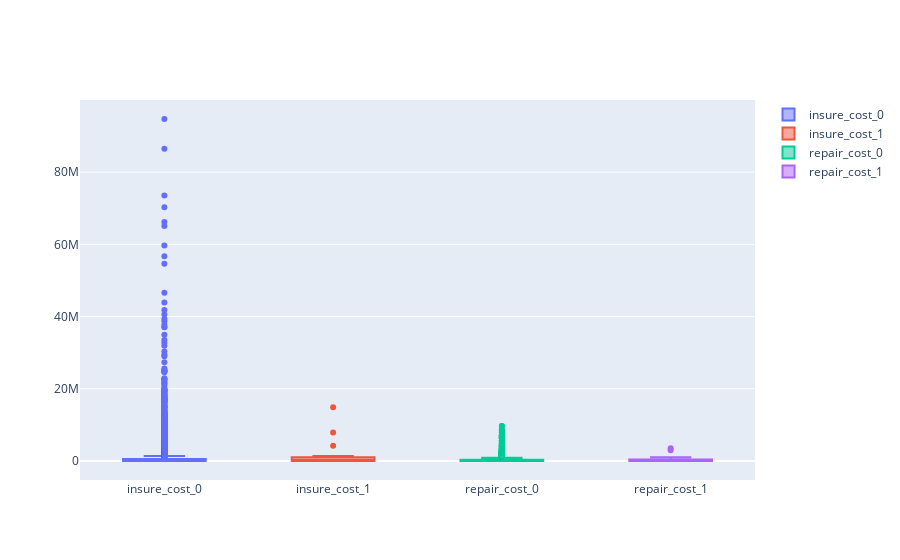

Write notebook code for a chart like this one.
### Markdown cell above
### 4. remove outlier

### Code cell
# 사기 데이터라 비용이 fraud가 이상치에서 발생했나 보려고 fraud YN 에 따라 plot 따로 그려봄
import plotly.graph_objects as go

fig = go.Figure()
fig.add_trace(go.Box(y = train_df[train_df['fraud_YN']==0]['insure_cost'], name = 'insure_cost_0'))
fig.add_trace(go.Box(y = train_df[train_df['fraud_YN']==1]['insure_cost'], name = 'insure_cost_1'))

fig.add_trace(go.Box(y = train_df[train_df['fraud_YN']==0]['repair_cost'], name = 'repair_cost_0'))
fig.add_trace(go.Box(y = train_df[train_df['fraud_YN']==1]['repair_cost'], name = 'repair_cost_1'))

# 이상치가 fraud data에 영향을 끼칠것 같지는 않음

### Figure 1 — Plotly figure (JSON) as saved in the notebook; plotly's stock layout.template omitted (floating-point values rounded to 4 significant figures; data arrays with more than 128 entries replaced by an {"elided": "..."} marker saying what was removed)
{"data": [{"name": "insure_cost_0", "type": "box", "y": {"elided": "12845 int values"}}, {"name": "insure_cost_1", "type": "box", "y": [1217280, 0, 0, 0, 0, 4192150, 0, 963800, 1110260, 0, 800000, 0, 360000, 471700, 0, 1014600, 14865500, 1014810, 0, 0, 320000, 0, 0, 351260, 355460, 1372160, 1286210, 7860220, 0, 0, 1281340, 0, 263261, 0]}, {"name": "repair_cost_0", "type": "box", "y": {"elided": "12845 float values"}}, {"name": "repair_cost_1", "type": "box", "y": [0, 3008000.0, 0, 0, 875600.0, 0, 365900.0, 387900.0, 183500.0, 0, 0, 0, 0, 0, 323600.0, 464600.0, 1015000.0, 0, 183500.0, 0, 440400.0, 218100.0, 463600.0, 0, 0, 0, 182200.0, 0, 144000.0, 0, 3508000.0, 0, 582200.0, 429300.0]}], "layout": {}}
